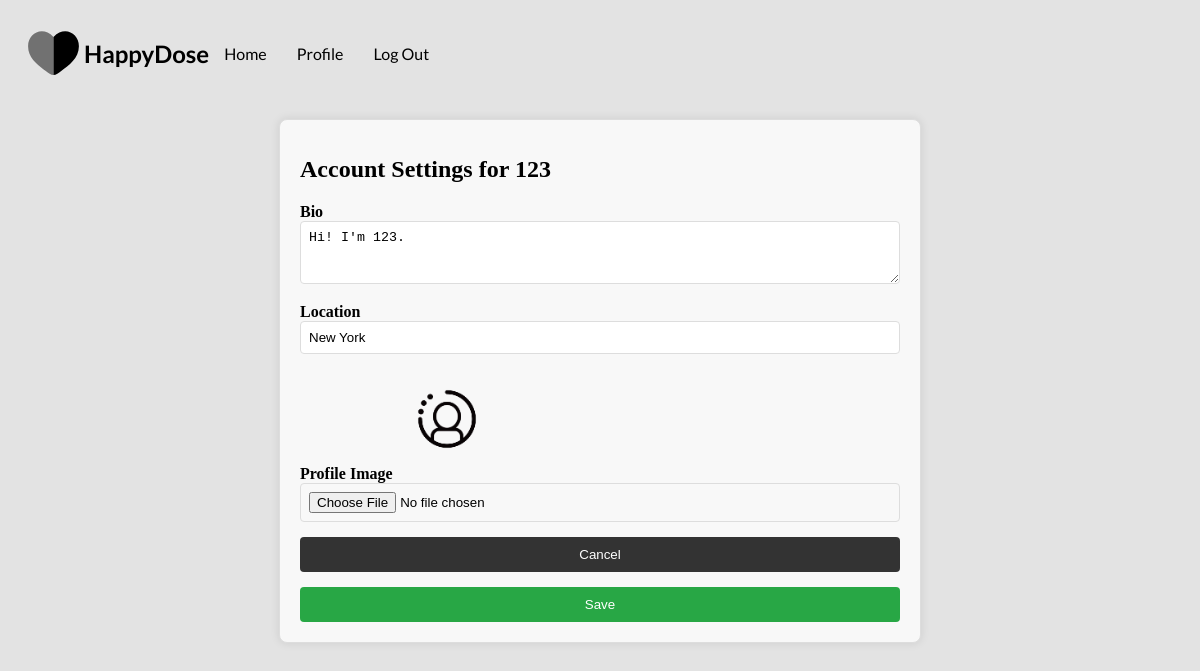
Before: /settings (signed in) with the older database file.
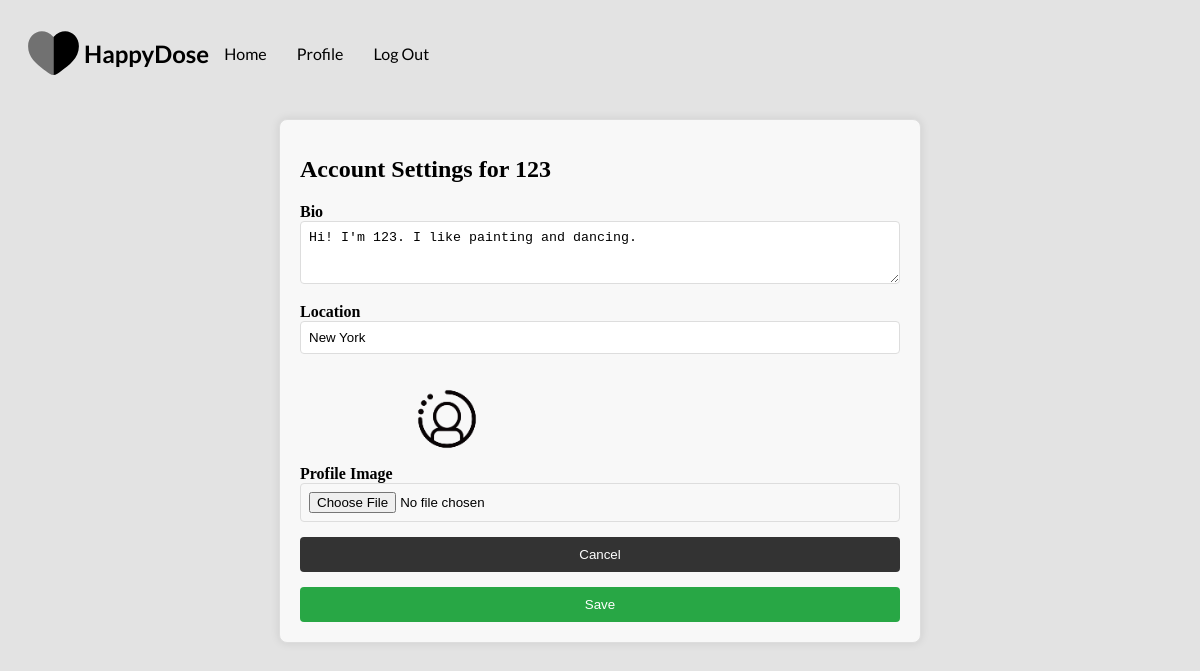
After: the same page with the newer database file.
### core/models.py (models this page shows, shortened)
class Profile(models.Model):
    user = models.ForeignKey(User, on_delete=models.CASCADE)
    id_user = models.IntegerField()
    bio = models.TextField(blank=True, max_length = 300)
    profile_img = models.ImageField(upload_to='profile_images', default='autoprofile.png')
    location = models.CharField(blank=True ,max_length=150)

### core/views.py (the view, shortened to what this page needs)
# urls.py: path('settings', views.settings, name='settings'),
@login_required(login_url = 'signup')
def settings(request):
    user_profile = Profile.objects.get(user=request.user)
    return render(request, 'settings.html', {'user_profile': user_profile})

### templates/settings.html (shortened to what this page needs)
{% load static %}
<!DOCTYPE html>
<html lang="en">
  <head>
    <link rel="stylesheet" href="{% static 'settings.css' %}" />
  </head>
  <body>
    <nav class="nav-bar">
      <div class="logo-title"><h1>HappyDose</h1></div>
      <a href="/">Home</a>
      <a href="profile">Profile</a>
      <a href="logout">Log Out</a>
    </nav>
    <div class="settings-card">
      <h1>Account Settings for <b>{{user.username}}</b></h1>
      <form action="" method="POST" enctype="multipart/form-data">
        <div>
          <label for="bio">Bio</label>
          <textarea id="bio" name="bio" rows="3">{{user_profile.bio}}</textarea>
        </div>
        <div>
          <label for="location">Location</label>
          <input
            id="location"
            name="location"
            value="{{user_profile.location}}"
          />
        </div>
        <div class="profile-img-section">
          <label>Profile Image</label>
          <img class="profile_img" src="{{user_profile.profile_img.url}}" />
          <input type="file" name="image" value="" />
        </div>
        <button><a href="/">Cancel</a></button>
        <button type="submit">Save</button>
      </form>
    </div>
  </body>
</html>

Changed rows visible on the page:
changed Profile "New York": bio "Hi! I'm 123." → "Hi! I'm 123. I like painting and dancing."
